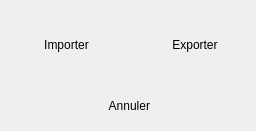
<?xml version="1.0" encoding="UTF-8"?>
<ui version="4.0">
 <class>SaveDialog</class>
 <widget class="QDialog" name="SaveDialog">
  <property name="geometry">
   <rect>
    <x>0</x>
    <y>0</y>
    <width>256</width>
    <height>131</height>
   </rect>
  </property>
  <property name="windowTitle">
   <string>Import / Export</string>
  </property>
  <widget class="QWidget" name="horizontalLayoutWidget">
   <property name="geometry">
    <rect>
     <x>0</x>
     <y>20</y>
     <width>251</width>
     <height>51</height>
    </rect>
   </property>
   <layout class="QHBoxLayout" name="horizontalLayout">
    <item>
     <widget class="QPushButton" name="pbImport">
      <property name="text">
       <string>   Importer</string>
      </property>
      <property name="icon">
       <iconset resource="../ressources/ressources.qrc">
        <normaloff>:/bike/import.png</normaloff>:/bike/import.png</iconset>
      </property>
      <property name="iconSize">
       <size>
        <width>24</width>
        <height>24</height>
       </size>
      </property>
      <property name="flat">
       <bool>true</bool>
      </property>
     </widget>
    </item>
    <item>
     <widget class="QPushButton" name="pbExport">
      <property name="text">
       <string>   Exporter</string>
      </property>
      <property name="icon">
       <iconset resource="../ressources/ressources.qrc">
        <normaloff>:/bike/export.png</normaloff>:/bike/export.png</iconset>
      </property>
      <property name="iconSize">
       <size>
        <width>24</width>
        <height>24</height>
       </size>
      </property>
      <property name="flat">
       <bool>true</bool>
      </property>
     </widget>
    </item>
   </layout>
  </widget>
  <widget class="QPushButton" name="pbQuit">
   <property name="geometry">
    <rect>
     <x>90</x>
     <y>90</y>
     <width>76</width>
     <height>32</height>
    </rect>
   </property>
   <property name="text">
    <string> Annuler</string>
   </property>
   <property name="icon">
    <iconset resource="../ressources/ressources.qrc">
     <normaloff>:/bike/cancel.png</normaloff>:/bike/cancel.png</iconset>
   </property>
   <property name="iconSize">
    <size>
     <width>24</width>
     <height>24</height>
    </size>
   </property>
   <property name="flat">
    <bool>true</bool>
   </property>
  </widget>
 </widget>
 <resources>
  <include location="../ressources/ressources.qrc"/>
 </resources>
 <connections/>
</ui>
